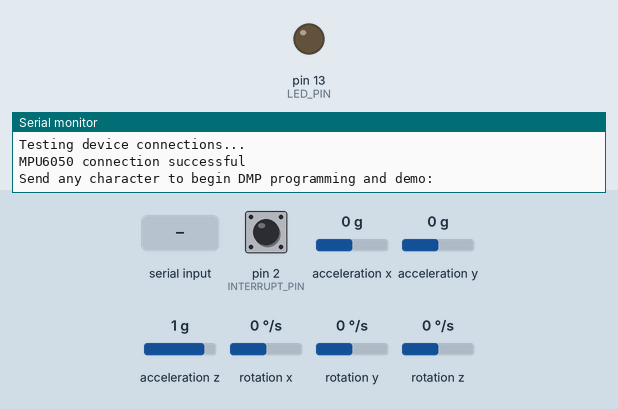
The sketch below on a simulated Arduino Leonardo, built with avr-gcc and run on an emulated ATmega32U4. On the bench: output pins drawn as LEDs (lit = HIGH), the last lines printed to the serial monitor. Dashed ring = blinking. Inputs (shaded band) come from the test bench; at power-on: acceleration x 0 g, rotation z 0 °/s, acceleration z 1 g, acceleration y 0 g, pin 2 (INTERRUPT_PIN) LOW, rotation x 0 °/s, rotation y 0 °/s. The sensor or clock chip raises its interrupt line as the real part does.

Above: at 0.8 s.
0.9 s: "1\n" received over Serial
At 1.9 s:
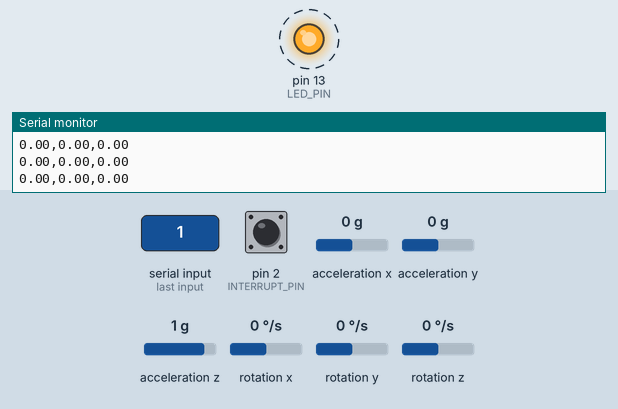
3.9 s: acceleration x set to -1.4 g
6.9 s: rotation z set to 192 °/s
9.9 s: acceleration x set to 0.8 g
12.9 s: acceleration z set to -1.4 g
15.9 s: acceleration y set to 0.8 g
Timing chart, 0 to 19.9 s (numbered marks = the images above; inputs shaded):
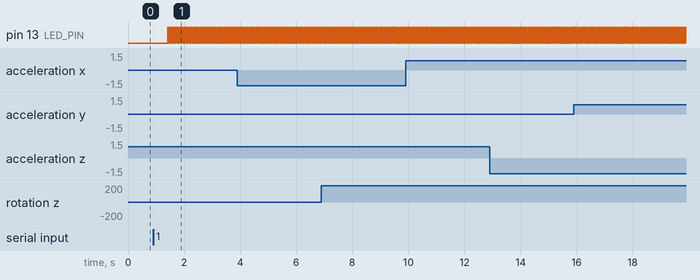

Measured:
- after the input at 0.9 s, pin 13 (LED_PIN): alternates HIGH for 0.01 s and LOW for 0.01 s, starting after 0.52 s

The sketch:

myMPU6050_DMP.ino
```cpp
// I2C device class (I2Cdev) demonstration Arduino sketch for MPU6050 class using DMP (MotionApps v2.0)
// 6/21/2012 by Jeff Rowberg <jeff@rowberg.net>
// Updates should (hopefully) always be available at https://github.com/jrowberg/i2cdevlib
//
// Changelog:
//      2016-04-18 - Eliminated a potential infinite loop
//      2013-05-08 - added seamless Fastwire support
//                 - added note about gyro calibration
//      2012-06-21 - added note about Arduino 1.0.1 + Leonardo compatibility error
//      2012-06-20 - improved FIFO overflow handling and simplified read process
//      2012-06-19 - completely rearranged DMP initialization code and simplification
//      2012-06-13 - pull gyro and accel data from FIFO packet instead of reading directly
//      2012-06-09 - fix broken FIFO read sequence and change interrupt detection to RISING
//      2012-06-05 - add gravity-compensated initial reference frame acceleration output
//                 - add 3D math helper file to DMP6 example sketch
//                 - add Euler output and Yaw/Pitch/Roll output formats
//      2012-06-04 - remove accel offset clearing for better results (thanks Sungon Lee)
//      2012-06-01 - fixed gyro sensitivity to be 2000 deg/sec instead of 250
//      2012-05-30 - basic DMP initialization working

/* ============================================
I2Cdev device library code is placed under the MIT license
Copyright (c) 2012 Jeff Rowberg

Permission is hereby granted, free of charge, to any person obtaining a copy
of this software and associated documentation files (the "Software"), to deal
in the Software without restriction, including without limitation the rights
to use, copy, modify, merge, publish, distribute, sublicense, and/or sell
copies of the Software, and to permit persons to whom the Software is
furnished to do so, subject to the following conditions:

The above copyright notice and this permission notice shall be included in
all copies or substantial portions of the Software.

THE SOFTWARE IS PROVIDED "AS IS", WITHOUT WARRANTY OF ANY KIND, EXPRESS OR
IMPLIED, INCLUDING BUT NOT LIMITED TO THE WARRANTIES OF MERCHANTABILITY,
FITNESS FOR A PARTICULAR PURPOSE AND NONINFRINGEMENT. IN NO EVENT SHALL THE
AUTHORS OR COPYRIGHT HOLDERS BE LIABLE FOR ANY CLAIM, DAMAGES OR OTHER
LIABILITY, WHETHER IN AN ACTION OF CONTRACT, TORT OR OTHERWISE, ARISING FROM,
OUT OF OR IN CONNECTION WITH THE SOFTWARE OR THE USE OR OTHER DEALINGS IN
THE SOFTWARE.
===============================================
*/

// I2Cdev and MPU6050 must be installed as libraries, or else the .cpp/.h files
// for both classes must be in the include path of your project
#include "I2Cdev.h"

#include "MPU6050_6Axis_MotionApps20.h"
//#include "MPU6050.h" // not necessary if using MotionApps include file

// Arduino Wire library is required if I2Cdev I2CDEV_ARDUINO_WIRE implementation
// is used in I2Cdev.h
#if I2CDEV_IMPLEMENTATION == I2CDEV_ARDUINO_WIRE
    #include "Wire.h"
#endif

// class default I2C address is 0x68
// specific I2C addresses may be passed as a parameter here
// AD0 low = 0x68 (default for SparkFun breakout and InvenSense evaluation board)
// AD0 high = 0x69
MPU6050 mpu;
//MPU6050 mpu(0x69); // <-- use for AD0 high

/* =========================================================================
   NOTE: In addition to connection 3.3v, GND, SDA, and SCL, this sketch
   depends on the MPU-6050's INT pin being connected to the Arduino's
   external interrupt #0 pin. On the Arduino Uno and Mega 2560, this is
   digital I/O pin 2.
 * ========================================================================= */

/* =========================================================================
   NOTE: Arduino v1.0.1 with the Leonardo board generates a compile error
   when using Serial.write(buf, len). The Teapot output uses this method.
   The solution requires a modification to the Arduino USBAPI.h file, which
   is fortunately simple, but annoying. This will be fixed in the next IDE
   release. For more info, see these links:

   http://arduino.cc/forum/index.php/topic,109987.0.html
   http://code.google.com/p/arduino/issues/detail?id=958
 * ========================================================================= */


// uncomment "OUTPUT_READABLE_QUATERNION" if you want to see the actual
// quaternion components in a [w, x, y, z] format (not best for parsing
// on a remote host such as Processing or something though)
//#define OUTPUT_READABLE_QUATERNION

// uncomment "OUTPUT_READABLE_EULER" if you want to see Euler angles
// (in degrees) calculated from the quaternions coming from the FIFO.
// Note that Euler angles suffer from gimbal lock (for more info, see
// http://en.wikipedia.org/wiki/Gimbal_lock)
//#define OUTPUT_READABLE_EULER

// uncomment "OUTPUT_READABLE_YAWPITCHROLL" if you want to see the yaw/
// pitch/roll angles (in degrees) calculated from the quaternions coming
// from the FIFO. Note this also requires gravity vector calculations.
// Also note that yaw/pitch/roll angles suffer from gimbal lock (for
// more info, see: http://en.wikipedia.org/wiki/Gimbal_lock)
#define OUTPUT_READABLE_YAWPITCHROLL

// uncomment "OUTPUT_READABLE_REALACCEL" if you want to see acceleration
// components with gravity removed. This acceleration reference frame is
// not compensated for orientation, so +X is always +X according to the
// sensor, just without the effects of gravity. If you want acceleration
// compensated for orientation, us OUTPUT_READABLE_WORLDACCEL instead.
//#define OUTPUT_READABLE_REALACCEL

// uncomment "OUTPUT_READABLE_WORLDACCEL" if you want to see acceleration
// components with gravity removed and adjusted for the world frame of
// reference (yaw is relative to initial orientation, since no magnetometer
// is present in this case). Could be quite handy in some cases.
//#define OUTPUT_READABLE_WORLDACCEL

// uncomment "OUTPUT_TEAPOT" if you want output that matches the
// format used for the InvenSense teapot demo
//#define OUTPUT_TEAPOT


#ifndef _BV  //fix for _BV not declared error
#define _BV(n) (1<<(n))
#endif


#define INTERRUPT_PIN 2  // use pin 2 on Arduino Uno & most boards
#define LED_PIN 13 // (Arduino is 13, Teensy is 11, Teensy++ is 6)
bool blinkState = false;

// MPU control/status vars
bool dmpReady = false;  // set true if DMP init was successful
uint8_t mpuIntStatus;   // holds actual interrupt status byte from MPU
uint8_t devStatus;      // return status after each device operation (0 = success, !0 = error)
uint16_t packetSize;    // expected DMP packet size (default is 42 bytes)
uint16_t fifoCount;     // count of all bytes currently in FIFO
uint8_t fifoBuffer[64]; // FIFO storage buffer

// orientation/motion vars
Quaternion q;           // [w, x, y, z]         quaternion container
VectorInt16 aa;         // [x, y, z]            accel sensor measurements
VectorInt16 aaReal;     // [x, y, z]            gravity-free accel sensor measurements
VectorInt16 aaWorld;    // [x, y, z]            world-frame accel sensor measurements
VectorFloat gravity;    // [x, y, z]            gravity vector
float euler[3];         // [psi, theta, phi]    Euler angle container
float ypr[3];           // [yaw, pitch, roll]   yaw/pitch/roll container and gravity vector

// packet structure for InvenSense teapot demo
uint8_t teapotPacket[14] = { '$', 0x02, 0,0, 0,0, 0,0, 0,0, 0x00, 0x00, '\r', '\n' };


// ================================================================
// ===               INTERRUPT DETECTION ROUTINE                ===
// ================================================================

volatile bool mpuInterrupt = false;     // indicates whether MPU interrupt pin has gone high
void dmpDataReady() {
    mpuInterrupt = true;
}


// ================================================================
// ===                      INITIAL SETUP                       ===
// ================================================================

void setup() {
    // join I2C bus (I2Cdev library doesn't do this automatically)
    #if I2CDEV_IMPLEMENTATION == I2CDEV_ARDUINO_WIRE
        Wire.begin();
        Wire.setClock(400000); // 400kHz I2C clock. Comment this line if having compilation difficulties
    #elif I2CDEV_IMPLEMENTATION == I2CDEV_BUILTIN_FASTWIRE
        Fastwire::setup(400, true);
    #endif

    // initialize serial communication
    // (115200 chosen because it is required for Teapot Demo output, but it's
    // really up to you depending on your project)
    Serial.begin(115200);
    while (!Serial); // wait for Leonardo enumeration, others continue immediately

    // NOTE: 8MHz or slower host processors, like the Teensy @ 3.3V or Arduino
    // Pro Mini running at 3.3V, cannot handle this baud rate reliably due to
    // the baud timing being too misaligned with processor ticks. You must use
    // 38400 or slower in these cases, or use some kind of external separate
    // crystal solution for the UART timer.

    // initialize device
    Serial.println(F("Initializing I2C devices..."));
    mpu.initialize();
    pinMode(INTERRUPT_PIN, INPUT);

    // verify connection
    Serial.println(F("Testing device connections..."));
    Serial.println(mpu.testConnection() ? F("MPU6050 connection successful") : F("MPU6050 connection failed"));

    // wait for ready
    Serial.println(F("\nSend any character to begin DMP programming and demo: "));
    while (Serial.available() && Serial.read()); // empty buffer
    while (!Serial.available());                 // wait for data
    while (Serial.available() && Serial.read()); // empty buffer again

    // load and configure the DMP
    Serial.println(F("Initializing DMP..."));
    devStatus = mpu.dmpInitialize();

    // supply your own gyro offsets here, scaled for min sensitivity
    mpu.setXGyroOffset(220);
    mpu.setYGyroOffset(76);
    mpu.setZGyroOffset(-85);
    mpu.setZAccelOffset(1788); // 1688 factory default for my test chip

    // make sure it worked (returns 0 if so)
    if (devStatus == 0) {
        // turn on the DMP, now that it's ready
        Serial.println(F("Enabling DMP..."));
        mpu.setDMPEnabled(true);

        // enable Arduino interrupt detection
        Serial.print(F("Enabling interrupt detection (Arduino external interrupt "));
        Serial.print(digitalPinToInterrupt(INTERRUPT_PIN));
        Serial.println(F(")..."));
        attachInterrupt(digitalPinToInterrupt(INTERRUPT_PIN), dmpDataReady, RISING);
        mpuIntStatus = mpu.getIntStatus();

        // set our DMP Ready flag so the main loop() function knows it's okay to use it
        Serial.println(F("DMP ready! Waiting for first interrupt..."));
        dmpReady = true;

        // get expected DMP packet size for later comparison
        packetSize = mpu.dmpGetFIFOPacketSize();
    } else {
        // ERROR!
        // 1 = initial memory load failed
        // 2 = DMP configuration updates failed
        // (if it's going to break, usually the code will be 1)
        Serial.print(F("DMP Initialization failed (code "));
        Serial.print(devStatus);
        Serial.println(F(")"));
    }

    // configure LED for output
    pinMode(LED_PIN, OUTPUT);
}


// ================================================================
// ===                    MAIN PROGRAM LOOP                     ===
// ================================================================

void loop() {
    // if programming failed, don't try to do anything
    if (!dmpReady) return;

    // wait for MPU interrupt or extra packet(s) available
    while (!mpuInterrupt && fifoCount < packetSize) {
        if (mpuInterrupt && fifoCount < packetSize) {
          // try to get out of the infinite loop
          fifoCount = mpu.getFIFOCount();
        }
        // other program behavior stuff here
        // .
        // .
        // .
        // if you are really paranoid you can frequently test in between other
        // stuff to see if mpuInterrupt is true, and if so, "break;" from the
        // while() loop to immediately process the MPU data
        // .
        // .
        // .
    }

    // reset interrupt flag and get INT_STATUS byte
    mpuInterrupt = false;
    mpuIntStatus = mpu.getIntStatus();

    // get current FIFO count
    fifoCount = mpu.getFIFOCount();

    // check for overflow (this should never happen unless our code is too inefficient)
    if ((mpuIntStatus & _BV(MPU6050_INTERRUPT_FIFO_OFLOW_BIT)) || fifoCount >= 1024) {
        // reset so we can continue cleanly
        mpu.resetFIFO();
        fifoCount = mpu.getFIFOCount();
        Serial.println(F("FIFO overflow!"));

    // otherwise, check for DMP data ready interrupt (this should happen frequently)
    } else if (mpuIntStatus & _BV(MPU6050_INTERRUPT_DMP_INT_BIT)) {
        // wait for correct available data length, should be a VERY short wait
        while (fifoCount < packetSize) fifoCount = mpu.getFIFOCount();

        // read a packet from FIFO
        mpu.getFIFOBytes(fifoBuffer, packetSize);

        // track FIFO count here in case there is > 1 packet available
        // (this lets us immediately read more without waiting for an interrupt)
        fifoCount -= packetSize;

        #ifdef OUTPUT_READABLE_QUATERNION
            // display quaternion values in easy matrix form: w x y z
            mpu.dmpGetQuaternion(&q, fifoBuffer);
            Serial.print("quat\t");
            Serial.print(q.w);
            Serial.print("\t");
            Serial.print(q.x);
            Serial.print("\t");
            Serial.print(q.y);
            Serial.print("\t");
            Serial.println(q.z);
        #endif

        #ifdef OUTPUT_READABLE_EULER
            // display Euler angles in degrees
            mpu.dmpGetQuaternion(&q, fifoBuffer);
            mpu.dmpGetEuler(euler, &q);
            Serial.print("euler\t");
            Serial.print(euler[0] * 180/M_PI);
            Serial.print("\t");
            Serial.print(euler[1] * 180/M_PI);
            Serial.print("\t");
            Serial.println(euler[2] * 180/M_PI);
        #endif

        #ifdef OUTPUT_READABLE_YAWPITCHROLL
            // display Euler angles in degrees
            mpu.dmpGetQuaternion(&q, fifoBuffer);
            mpu.dmpGetGravity(&gravity, &q);
            mpu.dmpGetYawPitchRoll(ypr, &q, &gravity);
            //Serial.print("ypr\t");
            Serial.print(ypr[0] * 180/M_PI);
            Serial.print(",");
            Serial.print(ypr[1] * 180/M_PI);
            Serial.print(",");
            Serial.println(ypr[2] * 180/M_PI);
        #endif

        #ifdef OUTPUT_READABLE_REALACCEL
            // display real acceleration, adjusted to remove gravity
            mpu.dmpGetQuaternion(&q, fifoBuffer);
            mpu.dmpGetAccel(&aa, fifoBuffer);
            mpu.dmpGetGravity(&gravity, &q);
            mpu.dmpGetLinearAccel(&aaReal, &aa, &gravity);
            Serial.print("areal\t");
            Serial.print(aaReal.x);
            Serial.print("\t");
            Serial.print(aaReal.y);
            Serial.print("\t");
            Serial.println(aaReal.z);
        #endif

        #ifdef OUTPUT_READABLE_WORLDACCEL
            // display initial world-frame acceleration, adjusted to remove gravity
            // and rotated based on known orientation from quaternion
            mpu.dmpGetQuaternion(&q, fifoBuffer);
            mpu.dmpGetAccel(&aa, fifoBuffer);
            mpu.dmpGetGravity(&gravity, &q);
            mpu.dmpGetLinearAccel(&aaReal, &aa, &gravity);
            mpu.dmpGetLinearAccelInWorld(&aaWorld, &aaReal, &q);
            Serial.print("aworld\t");
            Serial.print(aaWorld.x);
            Serial.print("\t");
            Serial.print(aaWorld.y);
            Serial.print("\t");
            Serial.println(aaWorld.z);
        #endif

        #ifdef OUTPUT_TEAPOT
            // display quaternion values in InvenSense Teapot demo format:
            teapotPacket[2] = fifoBuffer[0];
            teapotPacket[3] = fifoBuffer[1];
            teapotPacket[4] = fifoBuffer[4];
            teapotPacket[5] = fifoBuffer[5];
            teapotPacket[6] = fifoBuffer[8];
            teapotPacket[7] = fifoBuffer[9];
            teapotPacket[8] = fifoBuffer[12];
            teapotPacket[9] = fifoBuffer[13];
            Serial.write(teapotPacket, 14);
            teapotPacket[11]++; // packetCount, loops at 0xFF on purpose
        #endif

        // blink LED to indicate activity
        blinkState = !blinkState;
        digitalWrite(LED_PIN, blinkState);
    }
}
```

controller.cpp
```cpp
#include <Arduino.h>
#include "controller.h"

Controller::Controller(uint16_t A0, uint16_t A1, uint16_t A2) {
  this->pin0 = A0;
  this->pin1 = A1;
  this->pin2 = A2;
}

void Controller::init() {
  pinMode(this->pin0, INPUT);
  pinMode(this->pin1, INPUT);
  pinMode(this->pin2, INPUT);

  //Read flex sensor values & Get average sensor values
  uint16_t temp0 = 0; uint16_t temp1 = 0; uint16_t temp2 = 0;
  for(int i = 0; i < 15; i++) {
    temp0 += analogRead(this->pin0);
    temp1 += analogRead(this->pin1);
    temp2 += analogRead(this->pin2);
  }

  this->initialA0 = temp0/15;
  this->initialA1 = temp1/15;
  this->initialA2 = temp2/15;
}

int Controller::readFlex(uint16_t pin) {
  return analogRead(pin);
}

String Controller::readFlex() {
  String comma_seperated = String(analogRead(this->pin0))+"," +String(analogRead(this->pin1))+","+String(analogRead(this->pin2));
  return comma_seperated;
}
```

controller.h
```cpp
#include <Arduino.h>

class Controller {
  public:
    Controller(uint16_t A0, uint16_t A1, uint16_t A2);
    void init();
    int readFlex(uint16_t pin);
    String readFlex();

  private:
    uint16_t initialA0;
    uint16_t initialA1;
    uint16_t initialA2;
    uint16_t pin0;
    uint16_t pin1;
    uint16_t pin2;
};
```
